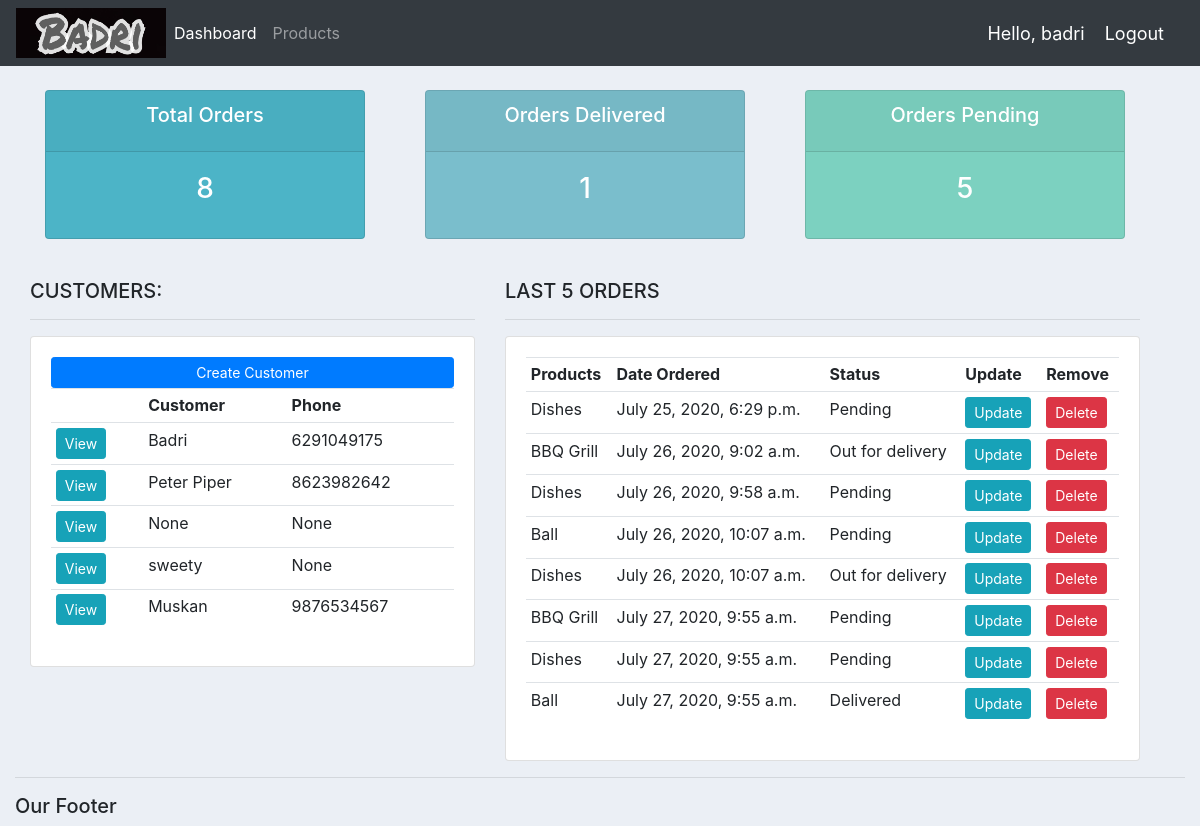
Before: / (signed in) with the older database file.
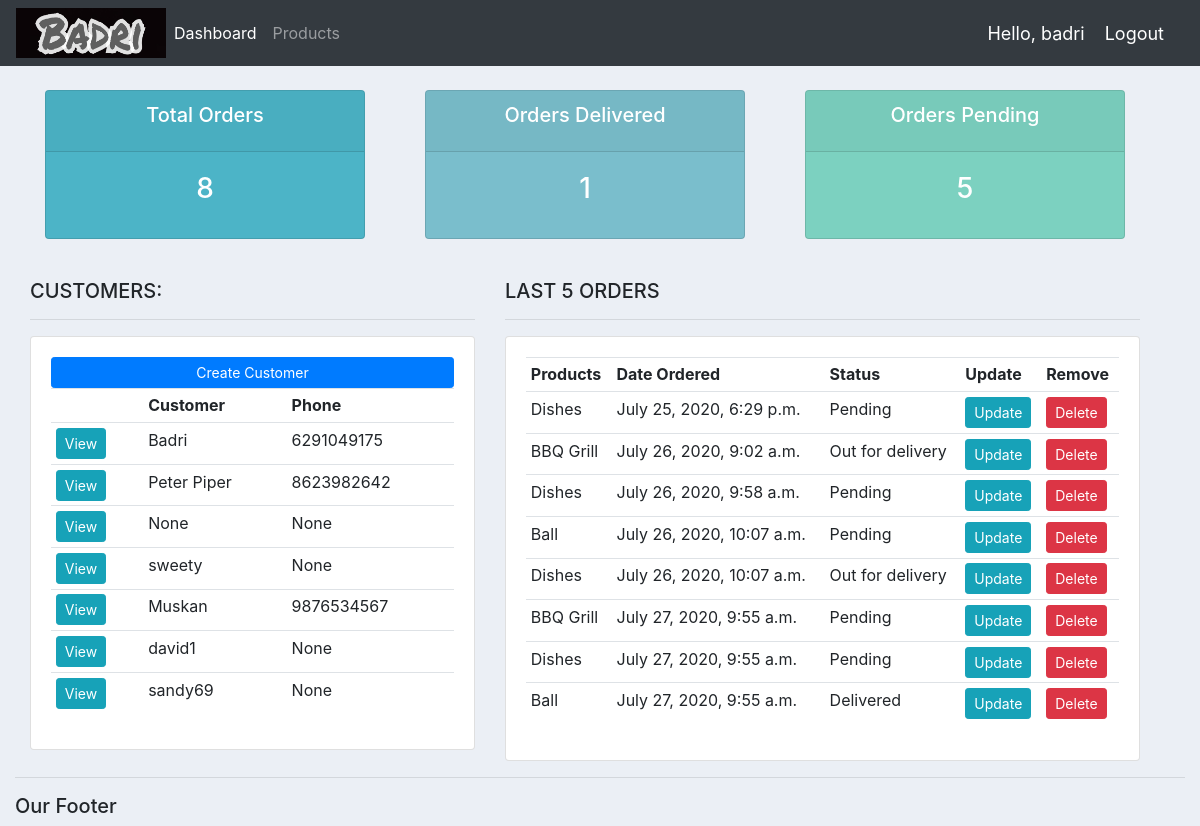
After: the same page with the newer database file.
### accounts/models.py (models this page shows, shortened)
class Customer(models.Model):
    user = models.OneToOneField(User, blank=True, null=True, on_delete=models.CASCADE)
    name = models.CharField(max_length=200, null=True)
    phone = models.CharField(max_length=200, null=True)
    email = models.EmailField()
    profile_pic = models.ImageField(default="profile_pic.png", null=True, blank=True)
    date_created = models.DateTimeField(auto_now_add=True)

class Order(models.Model):
    STATUS = (
        ('Pending', 'Pending'),
        ('Out for delivery', 'Out for delivery'),
        ('Delivered', 'Delivered'),
    )
    customer = models.ForeignKey(Customer, null=True, on_delete=models.SET_NULL)
    product = models.ForeignKey(Product, null=True, on_delete=models.SET_NULL)
    date_created = models.DateTimeField(auto_now_add=True, null=True)
    status = models.CharField(max_length=200, null=True, choices=STATUS)
    note = models.CharField(max_length=1000, null=True)

class Product(models.Model):
    CATEGORY = (
        ('Indoor', 'Indoor'),
        ('Out Door', 'Out Door'),
    )
    name = models.CharField(max_length=200, null=True)
    price = models.FloatField(null=True)
    category = models.CharField(max_length=200, null=True, choices=CATEGORY)
    description = models.CharField(max_length=200, null=True)
    date_created = models.DateTimeField(auto_now_add=True, null=True)
    tags = models.ManyToManyField(Tag)
    def __str__(self):
        return self.name

### accounts/decorators.py (the view)
    def wrapper_func(request, *args, **kwargs):
        group = None
        if request.user.groups.exists():
            group = request.user.groups.all()[0].name
        if group == 'customer':
            return redirect('user-page')
        if group == 'admin':
            return view_func(request, *args, **kwargs)

### accounts/views.py (called while the page is built)
@login_required(login_url='login')
@admin_only
def home(request):
    orders = Order.objects.all()
    customers = Customer.objects.all()
    total_customers = customers.count()
    total_orders = orders.count()
    delivered = orders.filter(status='Delivered').count()
    pending = orders.filter(status='Pending').count()
    context = {
        'orders': orders,
        'customers': customers,
        'total_orders': total_orders,
        'delivered': delivered,
        'pending': pending,
    }
    return render(request, 'accounts/dashboard.html', context)

### accounts/templates/accounts/dashboard.html
{% extends "accounts/main.html" %}
{% block content %}
{% include "accounts/status.html" %}
<br />
<div class="row container-fluid cont">
  <div class="col-md-5">
    <h5>CUSTOMERS:</h5>
    <hr />
    <div class="card card-body">
      <a class="btn btn-primary btn-sm btn-block" href="">Create Customer</a>
      <table class="table table-sm">
        <tr>
          <th></th>
          <th>Customer</th>
          <th>Phone</th>
        </tr>
        {% for cust in customers %}
        <tr>
          <td><a class="btn btn-sm btn-info" href="{% url 'customer' cust.id %}">View</a></td>
          <td>{{ cust.name }}</td>
          <td>{{ cust.phone }}</td>
        </tr>
        {% endfor %}
      </table>
    </div>
  </div>
  <div class="col-md-7">
    <h5>LAST 5 ORDERS</h5>
    <hr />
    <div class="card card-body">
      <table class="table table-sm">
        <tr>
          <th>Products</th>
          <th>Date Ordered</th>
          <th>Status</th>
          <th>Update</th>
          <th>Remove</th>
        </tr>
        {% for ord in orders %}
          <tr>
            <td>{{ ord.product }}</td>
            <td>{{ ord.date_created }}</td>
            <td>{{ ord.status }}</td>
            <td><a class="btn btn-sm btn-info" href="{% url 'update_order' ord.id %}">Update</a></td>
            <td><a class="btn btn-sm btn-danger" href="{% url 'delete_order' ord.id %}">Delete</a></td>
          </tr>
        {% endfor %}
      </table>
    </div>
  </div>
</div>
{% endblock %}

Changed rows visible on the page:
added Customer: name "david1", phone "None"
added Customer: name "sandy69", phone "None"
